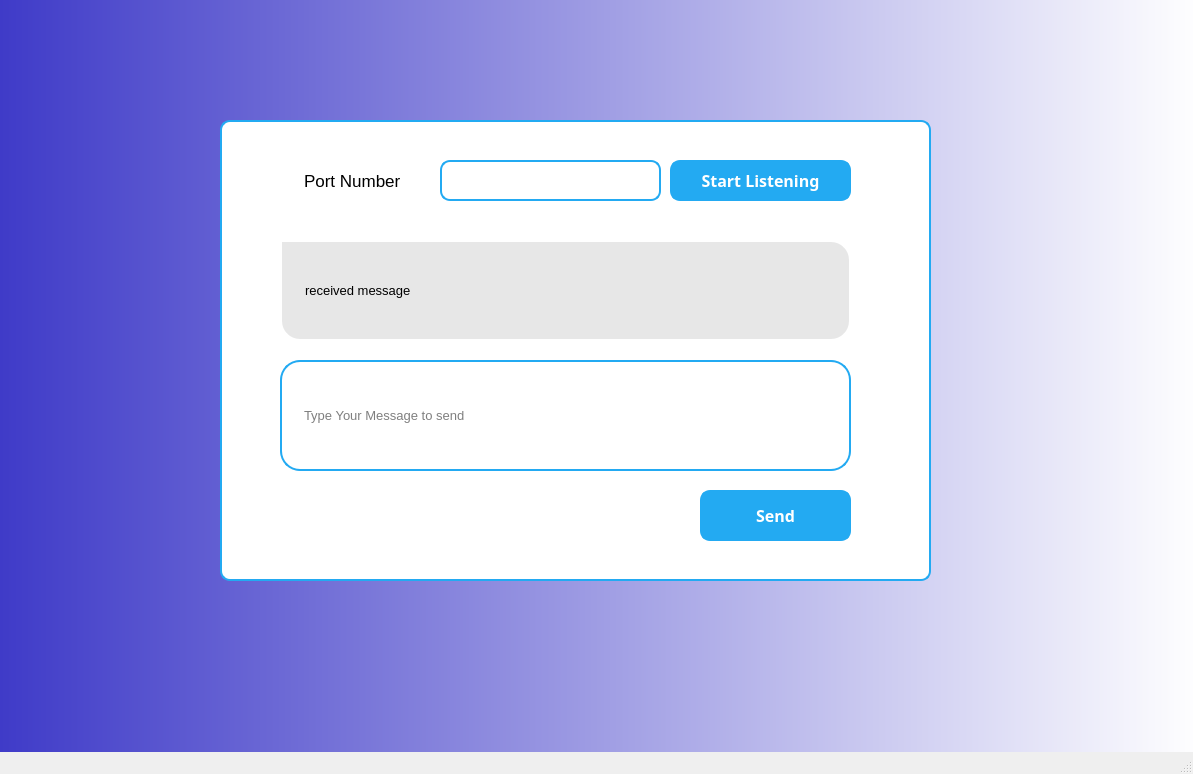
<?xml version="1.0" encoding="UTF-8"?>
<ui version="4.0">
 <class>MainWindow</class>
 <widget class="QMainWindow" name="MainWindow">
  <property name="geometry">
   <rect>
    <x>0</x>
    <y>0</y>
    <width>1193</width>
    <height>774</height>
   </rect>
  </property>
  <property name="windowTitle">
   <string>MainWindow</string>
  </property>
  <widget class="QWidget" name="centralwidget">
   <widget class="QWidget" name="widget" native="true">
    <property name="enabled">
     <bool>true</bool>
    </property>
    <property name="geometry">
     <rect>
      <x>0</x>
      <y>-10</y>
      <width>1200</width>
      <height>800</height>
     </rect>
    </property>
    <property name="styleSheet">
     <string notr="true">background:qlineargradient(spread:pad, x1:0, y1:0, x2:1, y2:0, stop:0 rgba(63, 59, 200, 255), stop:1 rgba(255, 255, 255, 255))</string>
    </property>
    <widget class="QWidget" name="widget_2" native="true">
     <property name="geometry">
      <rect>
       <x>220</x>
       <y>130</y>
       <width>711</width>
       <height>461</height>
      </rect>
     </property>
     <property name="styleSheet">
      <string notr="true">
background-color:white;
border: 2px solid rgb(35, 170, 242);
border-radius:10px;

</string>
     </property>
     <widget class="QLabel" name="label">
      <property name="geometry">
       <rect>
        <x>60</x>
        <y>40</y>
        <width>171</width>
        <height>41</height>
       </rect>
      </property>
      <property name="font">
       <font>
        <pointsize>13</pointsize>
       </font>
      </property>
      <property name="styleSheet">
       <string notr="true">border:0px;
padding-left:20px</string>
      </property>
      <property name="text">
       <string>Port Number</string>
      </property>
     </widget>
     <widget class="QLineEdit" name="port">
      <property name="geometry">
       <rect>
        <x>220</x>
        <y>40</y>
        <width>221</width>
        <height>41</height>
       </rect>
      </property>
      <property name="font">
       <font>
        <pointsize>12</pointsize>
       </font>
      </property>
      <property name="styleSheet">
       <string notr="true">QLineEdit{
	border: 2px solid rgb(35, 170, 242);
	border-radius:10px;
	color:rgb(0, 0, 0);
	padding-left:20px;
	padding-right:20px;
}</string>
      </property>
     </widget>
     <widget class="QPushButton" name="startlistening">
      <property name="geometry">
       <rect>
        <x>450</x>
        <y>40</y>
        <width>181</width>
        <height>41</height>
       </rect>
      </property>
      <property name="font">
       <font>
        <family>Lucida Sans</family>
        <pointsize>12</pointsize>
        <weight>75</weight>
        <italic>false</italic>
        <bold>true</bold>
        <underline>false</underline>
        <strikeout>false</strikeout>
       </font>
      </property>
      <property name="mouseTracking">
       <bool>false</bool>
      </property>
      <property name="styleSheet">
       <string notr="true">QPushButton{
	background-color:rgb(35, 170, 242);
	border-radius: 10px;
	color:white;

}
QPushButton:hover{
	background-color:rgb(35, 150, 242);
}</string>
      </property>
      <property name="text">
       <string>Start Listening</string>
      </property>
      <property name="default">
       <bool>true</bool>
      </property>
     </widget>
     <widget class="QPushButton" name="send">
      <property name="geometry">
       <rect>
        <x>480</x>
        <y>370</y>
        <width>151</width>
        <height>51</height>
       </rect>
      </property>
      <property name="font">
       <font>
        <family>Lucida Sans</family>
        <pointsize>12</pointsize>
        <weight>75</weight>
        <italic>false</italic>
        <bold>true</bold>
        <underline>false</underline>
        <strikeout>false</strikeout>
       </font>
      </property>
      <property name="mouseTracking">
       <bool>false</bool>
      </property>
      <property name="styleSheet">
       <string notr="true">QPushButton{
	background-color:rgb(35, 170, 242);
	border-radius: 10px;
	color:white;

}
QPushButton:hover{
	background-color:rgb(35, 150, 242);
}</string>
      </property>
      <property name="text">
       <string>Send</string>
      </property>
      <property name="default">
       <bool>true</bool>
      </property>
     </widget>
     <widget class="QLabel" name="serverrec">
      <property name="geometry">
       <rect>
        <x>60</x>
        <y>120</y>
        <width>571</width>
        <height>101</height>
       </rect>
      </property>
      <property name="font">
       <font>
        <pointsize>10</pointsize>
       </font>
      </property>
      <property name="styleSheet">
       <string notr="true">QLabel{
padding-left:20px;
border-color:white;
background-color: rgb(231, 231, 231);
border-radius:20px;
border-top-left-radius:0px white

}</string>
      </property>
      <property name="text">
       <string>received message</string>
      </property>
     </widget>
     <widget class="QLineEdit" name="serversend">
      <property name="geometry">
       <rect>
        <x>60</x>
        <y>240</y>
        <width>571</width>
        <height>111</height>
       </rect>
      </property>
      <property name="font">
       <font>
        <pointsize>10</pointsize>
       </font>
      </property>
      <property name="styleSheet">
       <string notr="true">QLineEdit{
	border: 2px solid rgb(35, 170, 242);
	border-radius:20px;
	color:rgb(0, 0, 0);
	padding-left:20px;
	padding-right:20px;
}</string>
      </property>
      <property name="placeholderText">
       <string>Type Your Message to send</string>
      </property>
     </widget>
    </widget>
   </widget>
  </widget>
  <widget class="QMenuBar" name="menubar">
   <property name="geometry">
    <rect>
     <x>0</x>
     <y>0</y>
     <width>1193</width>
     <height>26</height>
    </rect>
   </property>
  </widget>
  <widget class="QStatusBar" name="statusbar"/>
 </widget>
 <resources/>
 <connections/>
</ui>
